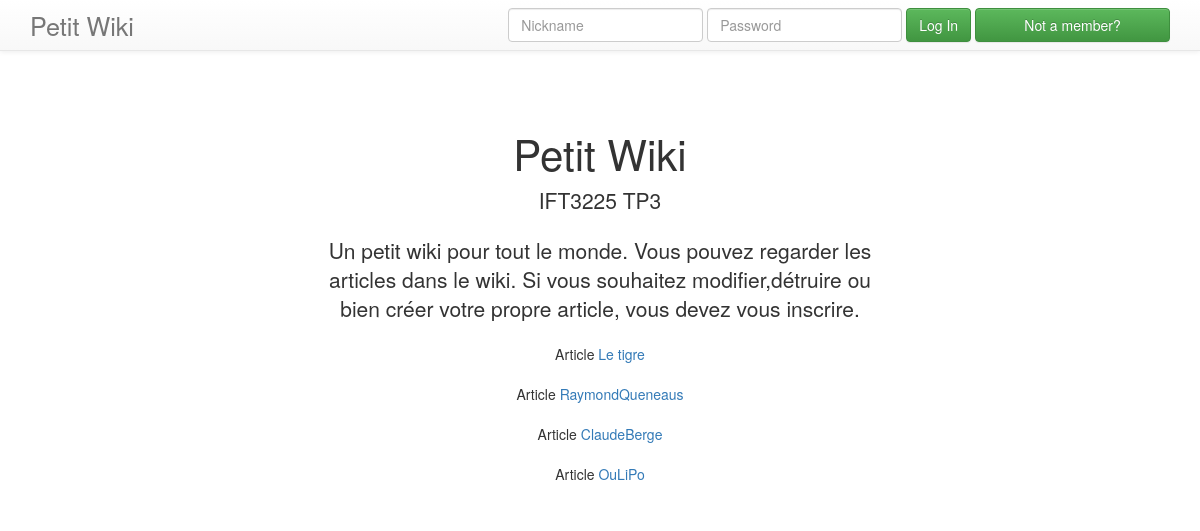
The page / on the database its author committed.
### tables this page shows
CREATE TABLE IF NOT EXISTS `articles` (
  `ID` int(10) unsigned NOT NULL AUTO_INCREMENT,
  `idauteur` int(10) unsigned NOT NULL,
  `titre` varchar(50) NOT NULL,
  `contenu` longtext NOT NULL,
  `idmodificateur` int(11) DEFAULT NULL,
  `dateheure` datetime NOT NULL,
  UNIQUE KEY `ID` (`ID`)
);

### index.php (the view, shortened to what this page needs)
<?php
include("login.php");
?>
<!DOCTYPE html PUBLIC "-//W3C//DTD XHTML 1.0 Transitional//EN" "http://www.w3.org/TR/xhtml1/DTD/xhtml1-transitional.dtd">
<html xmlns="http://www.w3.org/1999/xhtml">
<head>
<link rel="stylesheet" href="https://maxcdn.bootstrapcdn.com/bootstrap/3.3.6/css/bootstrap.min.css">
<link rel="stylesheet" href="Style/style.css" >
<link rel="stylesheet" href="https://maxcdn.bootstrapcdn.com/bootstrap/3.3.6/css/bootstrap-theme.min.css">
</head>
<body data-spy="scroll" data-target=".navbar-collapse">
  <div class="navbar navbar-default navbar-fixed-top">
    <div class="container ">
        <div class="navbar-header">
            <a class="navbar-brand">Petit Wiki</a>
        </div>
        <div class="collapse navbar-collapse">
            <form class="navbar-form navbar-right" method="POST">
                <div class="form-group">
                    <input type="text" name="nickname" placeholder="Nickname" class="form-control" />
                </div>
                <div class="form-group">
                    <input type="password" name="password" placeholder="Password" class="form-control" />
                </div>
                <input type="submit" name= "submit" class="btn btn-success" value="Log In">
                 <input  id="signupbtn" class="btn btn-success" value="Not a member?">
            </form>
        </div>
    </div>
  </div>
 <div class="container  contentContainer" id="topContainer">
        <div class="row">
            <div class="col-md-6 col-md-offset-3" id="topRow">
             <h1 class="marginTop">Petit Wiki </h1>
             <p class="lead">IFT3225 TP3 </p>
              <p class="lead">Un petit wiki pour tout le monde. Vous pouvez regarder les articles dans le wiki. Si vous souhaitez modifier,détruire ou bien créer votre propre article, vous devez vous inscrire.</p>
               <?php
                $sql = "SELECT * FROM articles ORDER BY dateheure DESC";
                $result = $link->query($sql);
                    if ($result->num_rows > 0) {
                         while($row = $result->fetch_assoc()) {
                             echo "Article";?><a href="article.php?id=<?php echo $row['ID']; ?> ">  <?php echo $row['titre'] ; ?> </a> <?php echo "</br></br>";
                                                              }
                                    } else {
                                          echo "Il n'y a pas encore d'article.";
                                                                }
                ?>
        </div>
  </div>
  </body>
</html>

### Style/style.css (style rules this page uses)
.navbar-brand { font-size:1.8em; }
#topRow { margin-top:100px; text-align:center; }
#topRow h1 { font-size:300%; }
.marginTop { margin-top:30px; }

### rows shown on the page
articles: titre "Le tigre"
articles: titre "RaymondQueneaus"
articles: titre "ClaudeBerge"
articles: titre "OuLiPo"
